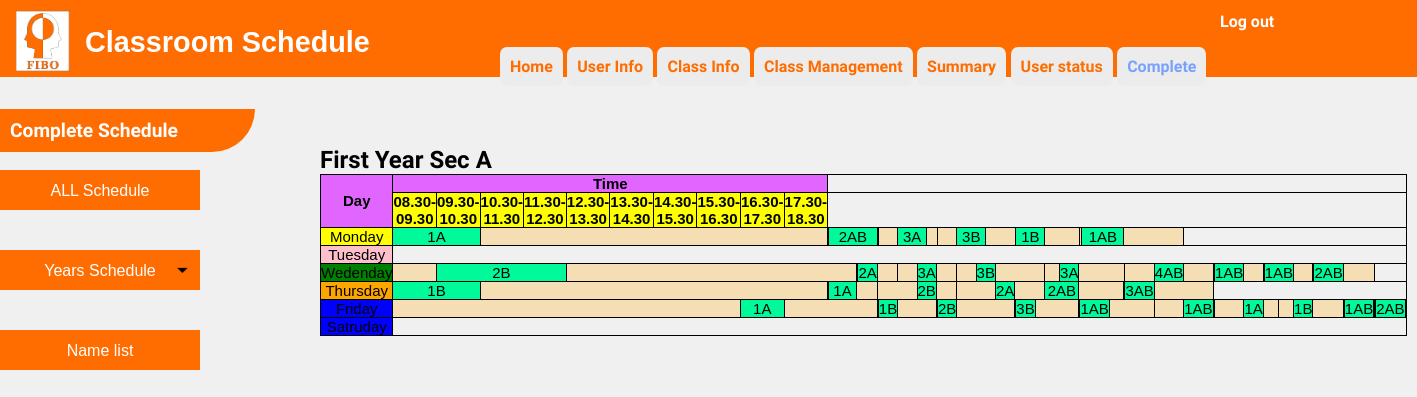
Page /admin7-3.php on the committed database.
### tables this page shows
CREATE TABLE `table_subject_description_output` (
  `No` int(100) NOT NULL,
  `subject_level` varchar(100) NOT NULL,
  `subject_code` varchar(100) NOT NULL,
  `subject_room` varchar(100) NOT NULL,
  `subject_hour_per_week` varchar(100) NOT NULL,
  `subject_hour_per_day` varchar(100) NOT NULL,
  `subject_sec` varchar(100) NOT NULL,
  `Day` varchar(100) NOT NULL,
  `start_time` varchar(100) NOT NULL
);

### admin7-3.php (the view, shortened to what this page needs)
<?php
      require 'dbconfig/config.php';
?>
<!DOCTYPE html>
<html lang="en">
  <head>
    <link rel="stylesheet" type="text/css" href="css/admin7-1.css">
    <link rel="stylesheet" type="text/css" href="css/admin7-2.css">
  </head>
  <body onload="displaytable()">
    <header>
        <img src="images/FIBO_logo.jpg" width="55" height="62" style="margin-top: 10px; margin-left: 10px">
        <div style="font-size: 1.8em; margin-top: -50px; margin-left: 80px">
        <b>Classroom Schedule</b>
        </div><br>
        </header>
        <div style="margin-top: -30px; margin-left: 500px">
            <a href="admin1.php" class="btn1"><b>Home</b></a>
            <a href="admin2.php" class="btn1"><b>User Info</b></a>
            <a href="admin3.php" class="btn1"><b>Class Info</b></a>
            <a href="admin4.php" class="btn1"><b>Class Management</b></a>
            <a href="#" class="btn1"><b>Summary</b></a>
            <a href="admin6.php" class="btn1"><b>User status</b></a>
            <a href="admin7.php" class="btn1" style=" color: #79a2ff"><b>Complete</b></a>
        </div>
        <div style="margin-top: -84px; margin-left: 1200px">
            <a href="index.php" class="btn"><b>Log out</b></a>
        </div>
        <div style=" margin-top:50px">
        <br><b class="topics">Complete Schedule</b><br><br>
        <ul id="navbar">
                <li><a href="admin7.php"style ="
                    background-color:#ff6d00;">ALL Schedule</a>
                <li><a href="admin7-1.php" style ="background: url(images/arrow.png);
                    background-repeat: no-repeat;
                    background-size: 25px;
                    background-position: right center;
                    background-color:#ff6d00">Years Schedule</a>
                </li>
                <li><a href="admin7-2.php"style ="
                    background-repeat: no-repeat;
                    background-size: 25px;
                    background-position: right center;
                    background-color:#ff6d00;
                    margin-top : -0.5px">Name list</a>
                </li>
            </ul>
</div></br></br>
        <div  style="margin-top: -300px; margin-left: 320px" class="show">
        <h1>First Year Sec A</h1>
        <table>
            <tr class="head">
                <th rowspan="2">
                    Day
                </th>
                <th colspan="10">
                    Time
                </th>
            </tr>
            <tr  class="head-time">
                <th>
                    08.30-09.30
                </th>
                <th>
                    09.30-10.30
                </th>
                <th>
                    10.30-11.30
                </th>
                <th>
                    11.30-12.30
                </th>
                <th>
                    12.30-13.30
                </th>
                <th>
                    13.30-14.30
                </th>
                <th>
                    14.30-15.30
                </th>
                <th>
                    15.30-16.30
                </th>
                <th>
                    16.30-17.30
                </th>
                <th>
                    17.30-18.30
                </th>
            </tr>
            <tr  ><td rowspan='1'; style='background-color: yellow'>Monday</td>
                    <?php
                        $sql = "SELECT * FROM table_subject_description_output";
                        $smyData = mysqli_query($con, $sql);
                        while($row = mysqli_fetch_array($smyData)) {
                            $hour = (int)$row['subject_hour_per_day'];
                            $time = (int)$row['start_time'];
                            if($row['Day'] == "0"){
                                if($time > 0 && $time < 99) {
                                        echo "<td style='background-color: wheat;' colspan='$time'></td>";
                                        echo "<td style='background-color: #00FA9A' colspan='$hour'>" . $row['subject_name'] .$row['subject_level'].$row['subject_sec']. "</td>";
                                        echo "<td style='background-color: wheat;' colspan='10-$time'></td>";
                                    }
                                    else if($time == 0) {
                                        echo "<td style='background-color: #00FA9A' colspan='$hour'>" . $row['subject_name'] .$row['subject_level'].$row['subject_sec']. "</td>";
                                        echo "<td style='background-color: wheat;' colspan='10-$time'></td>";
                                    }
                                    else if($time == 99) {
                                        echo "<td style='background-color: wheat;' colspan='10'></td>";
                                    }
                                }
                            }
                                ?>
                </tr>
                <tr>
                    <td rowspan='1'; style='background-color: pink' >Tuesday</td>
                </tr>
                <tr>
                    <td rowspan='1'; style='background-color: green' >Wedenday</td>
                    <?php
                        $sql = "SELECT * FROM table_subject_description_output";
                        $smyData = mysqli_query($con, $sql);
                        while($row = mysqli_fetch_array($smyData)) {
                            $hour = (int)$row['subject_hour_per_day'];
                            $time = (int)$row['start_time'];
                            if($row['Day'] == "2"){
                                if($time > 0 && $time < 99) {
                                        echo "<td style='background-color: wheat;' colspan='$time'></td>";
                                        echo "<td style='background-color: #00FA9A' colspan='$hour'>" . $row['subject_name'] .$row['subject_level'].$row['subject_sec']. "</td>";
                                        echo "<td style='background-color: wheat;' colspan='10-$time'></td>";
                                    }
                                }
                                }
                                ?>
                </tr>
                <tr>
                    <td rowspan='1'; style='background-color: orange' >Thursday</td>
                    <?php
                        $sql = "SELECT * FROM table_subject_description_output";
                        $smyData = mysqli_query($con, $sql);
                        while($row = mysqli_fetch_array($smyData)) {
                            $hour = (int)$row['subject_hour_per_day'];
                            $time = (int)$row['start_time'];
                            if($row['Day'] == "3"){
                                if($time > 0 && $time < 99) {
                                        echo "<td style='background-color: wheat;' colspan='$time'></td>";
                                        echo "<td style='background-color: #00FA9A' colspan='$hour'>" . $row['subject_name'] .$row['subject_level'].$row['subject_sec']. "</td>";
                                        echo "<td style='background-color: wheat;' colspan='10-$time'></td>";
                                    }
                                    else if($time == 0) {
                                        echo "<td style='background-color: #00FA9A' colspan='$hour'>" . $row['subject_name'] .$row['subject_level'].$row['subject_sec']. "</td>";
                                        echo "<td style='background-color: wheat;' colspan='10-$time'></td>";
                                    }
                                    else if($time == 99) {
                                        echo "<td style='background-color: wheat;' colspan='10'></td>";
                                    }
                                }
                            }
                                ?>
            </tr>
            <tr>
            <td rowspan='1'; style='background-color: blue' > Friday</td>
            <?php
                    $sql = "SELECT * FROM table_subject_description_output";
                    $smyData = mysqli_query($con, $sql);
                    while($row = mysqli_fetch_array($smyData)) {
                        $hour = (int)$row['subject_hour_per_day'];
                        $time = (int)$row['start_time'];
                        if($row['Day'] == "4"){
                            if($time > 0 && $time < 99) {
                                    echo "<td style='background-color: wheat;' colspan='$time'></td>";
                                    echo "<td style='background-color: #00FA9A' colspan='$hour'>" . $row['subject_name'] .$row['subject_level'].$row['subject_sec']. "</td>";
                                    echo "<td style='background-color: wheat;' colspan='10-$time'></td>";
                                }
                            }
                        }
                            ?>
        </tr>
        <tr>
            <td rowspan='1'; style='background-color: blue' >Satruday</td>
            </tr>
    </table>
</body>

### css/admin7-1.css (style rules this page uses)
* { margin: 0; padding: 0; }
.btn { display: inline-block; border: 0px solid #ff6c00; padding: 10px 20px; background-color: #ff6c00; text-decoration: none; font-family: 'Work Sans', sans-serif; font-size: 1em; color: #ffffff ; border-radius: 7px; transition: 0.1s; }
.btn1 { display: inline-block; border: 0px solid #ff6c00; padding: 10px 10px; background-color: #ececec; text-decoration: none; font-family: 'Work Sans', sans-serif; font-size: 1em; color: #ff6c00 ; border-radius: 7px; transition: 0.1s; }
.topics { display: inline-block; border: 0px solid #ff6c00; padding: 10px; width: 235px; background-color: #ff6c00; text-decoration: none; font-family: 'Work Sans', sans-serif; font-size: 1.2em; color: #ffffff ; border-bottom-right-radius: 50px; transition: 0.1s; }
table, tr, th, td { border: 1px solid black; border-collapse: collapse; }
.head { background-color: #6CC417; font-size: 15px; text-align: center; }
.head-time { background-color: yellow; font-size: 15px; text-align: center; }
body { background-color: #f0f0f0; color: Black ; font-family: 'Work Sans', sans-serif; font-size: 1em; text-align: left; }
header { background: #ff6c00 none repeat-x 0 0; color: #FFFFFF; margin-top: 0px; padding: 0 5px; text-align: left; }
.show { margin-top: -225px; margin-left: 450px }
h1 { color: Black ; font-family: 'Work Sans', sans-serif; font-size: 1.5em; text-align: left; }
li { list-style-type: none; text-align: center; height: 40px; width:200px; }
li a { text-decoration: none; background: #ff6d00; display: block; color: #ffffff; height: 40px; width:200px; line-height: 42px; }
#navbar > li { margin-bottom: 40px; }

### css/admin7-2.css (style rules this page uses)
* { margin: 0; padding: 0; }
body { font-family: 'Kanit', sans-serif; }
table { border-collapse: collapse; width: 1000px; height: auto; }
table, th, td { border: 1px solid black; }
.head th { text-align: center; font-size: 15px; color: black; background: #E066FF; }
.head-time th { text-align: center; color: black; font-size: 15px; background: yellow; }
td { text-align: center; font-size: 15px; }

### rows in the picture
table_subject_description_output: subject_level "1", subject_sec "A"
table_subject_description_output: subject_level "2", subject_sec "AB"
table_subject_description_output: subject_level "3", subject_sec "A"
table_subject_description_output: subject_level "3", subject_sec "B"
table_subject_description_output: subject_level "1", subject_sec "B"
table_subject_description_output: subject_level "1", subject_sec "AB"
table_subject_description_output: subject_level "2", subject_sec "B"
table_subject_description_output: subject_level "2", subject_sec "A"
table_subject_description_output: subject_level "3", subject_sec "A"
table_subject_description_output: subject_level "3", subject_sec "B"
table_subject_description_output: subject_level "3", subject_sec "A"
table_subject_description_output: subject_level "4", subject_sec "AB"
table_subject_description_output: subject_level "1", subject_sec "AB"
table_subject_description_output: subject_level "1", subject_sec "AB"
table_subject_description_output: subject_level "2", subject_sec "AB"
table_subject_description_output: subject_level "1", subject_sec "B"
table_subject_description_output: subject_level "1", subject_sec "A"
table_subject_description_output: subject_level "2", subject_sec "B"
table_subject_description_output: subject_level "2", subject_sec "A"
table_subject_description_output: subject_level "2", subject_sec "AB"
table_subject_description_output: subject_level "3", subject_sec "AB"
table_subject_description_output: subject_level "1", subject_sec "A"
table_subject_description_output: subject_level "1", subject_sec "B"
table_subject_description_output: subject_level "2", subject_sec "B"
table_subject_description_output: subject_level "3", subject_sec "B"
table_subject_description_output: subject_level "1", subject_sec "AB"
table_subject_description_output: subject_level "1", subject_sec "AB"
table_subject_description_output: subject_level "1", subject_sec "A"
table_subject_description_output: subject_level "1", subject_sec "B"
table_subject_description_output: subject_level "1", subject_sec "AB"
table_subject_description_output: subject_level "2", subject_sec "AB"
